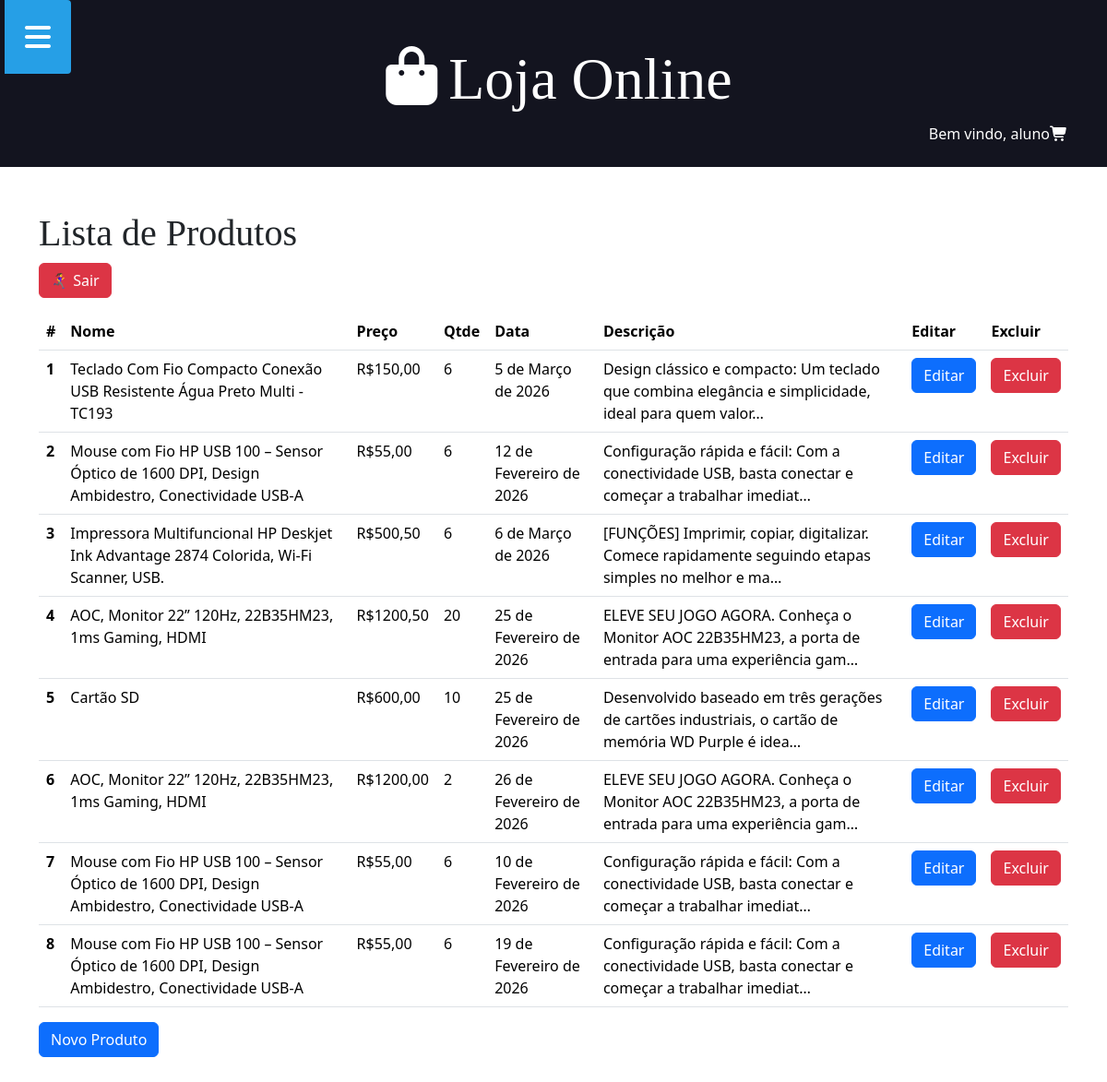
The page /produto (signed in) on the database as committed earlier.
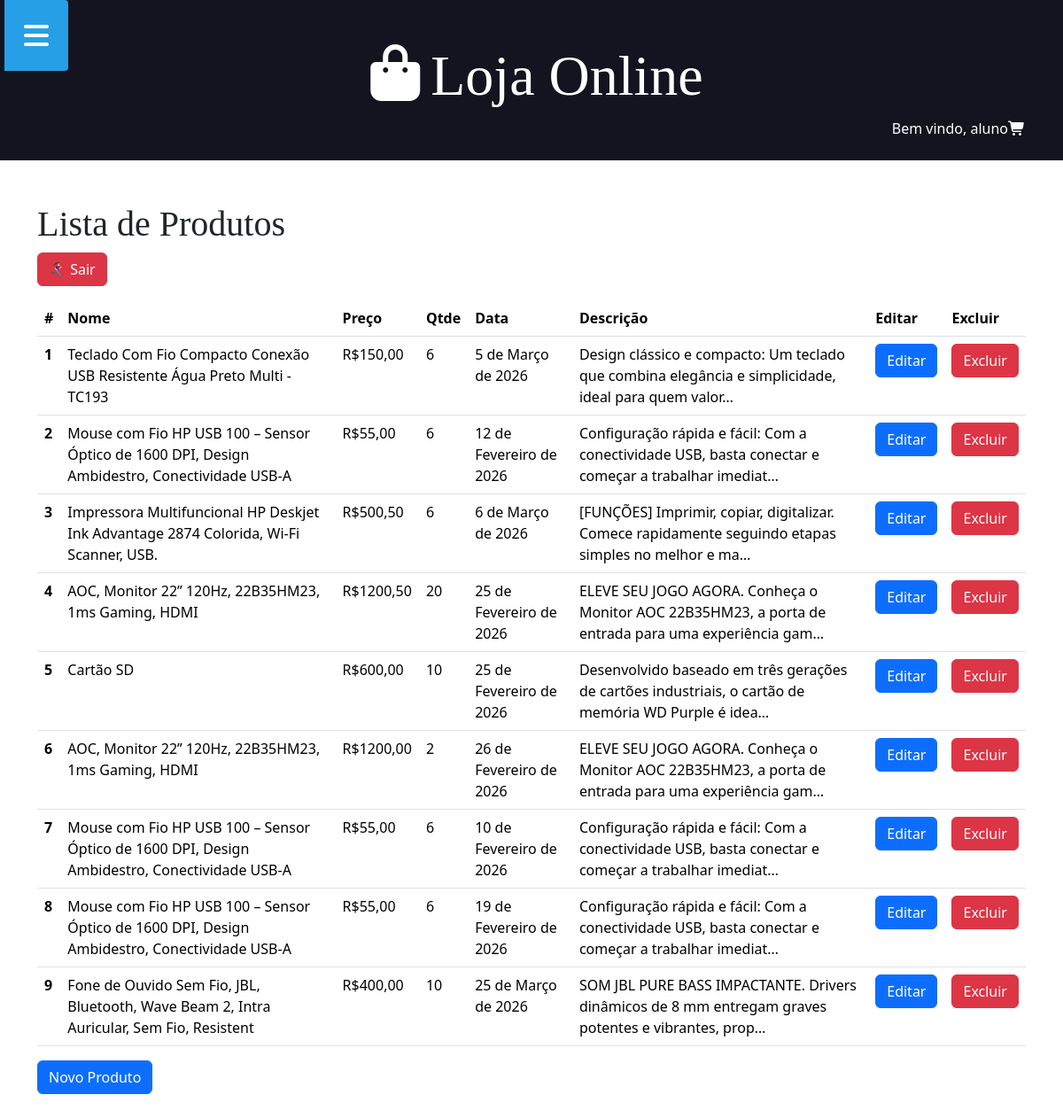
The same page on the database as committed later.
### aplicacao/models.py (models this page shows, shortened)
class Produto(models.Model):
    nome = models.CharField(max_length=100, null=True, blank=True)
    preco = models.DecimalField(decimal_places=2, max_digits=10, null=True, blank=True)
    qtde = models.IntegerField(null=True, blank=True)
    descricao = models.TextField(null=True, blank=True)
    data = models.DateField(null=True, blank=True)
    imagem = models.ImageField(upload_to='produtos/', null=True, blank=True)

### aplicacao/views.py (the view)
# urls.py: path('produto', produto, name="urlproduto"),
@login_required(login_url="urlentrar")
def produto(request):
    produtos = Produto.objects.all()
    context = {'produtos': produtos}
    return render(request, "produto.html", context)

### aplicacao/templates/produto.html (shortened to what this page needs)
{% extends 'global/base.html' %}
{% block content %}
  <div class="container">
    <h1>Lista de Produtos</h1>
    <div class="mb-3">
      <a href="{% url 'urlsair' %}" class="btn btn-danger">🏃‍♀️‍➡️ Sair</a>
    </div>
    <table class="table table-hover">
      <thead>
        <tr>
          <th scope="col">#</th>
          <th scope="col">Nome</th>
          <th scope="col">Preço</th>
          <th scope="col">Qtde</th>
          <th scope="col">Data</th>
          <th scope="col">Descrição</th>
          <th scope="col">Editar</th>
          <th scope="col">Excluir</th>
        </tr>
      </thead>
      {% for p in produtos %}
        <tbody>
          <tr>
            <th scope="row">{{ forloop.counter }}</th>
            <td>{{ p.nome }}</td>
            <td>R${{ p.preco }}</td>
            <td>{{ p.qtde }}</td>
            <td>{{ p.data }}</td>
            <td>{{ p.descricao | truncatechars:100 }}</td>
            <td>
              <form action="{% url 'urleditarProduto' p.id %}" method="GET">
                <input type="submit" value="Editar" class="btn btn-primary" />
              </form>
            </td>
            <td>
              <form action="{% url 'urlexcluirProduto' p.id %}" method="POST">
                <input type="submit" value="Excluir" class="btn btn-danger" />
              </form>
            </td>
          </tr>
        </tbody>
      {% endfor %}
    </table>
    <form action="{% url 'urlcadastrarProduto' %}" method="POST">
      <input type="submit" value="Novo Produto" class="btn btn-primary" />
    </form>
  </div>
{% endblock %}

Rows that differ between the two databases and show on the page:
added Produto: nome "Fone de Ouvido Sem Fio, JBL, Bluetooth, Wave Beam 2, Intra Auricular, Sem Fio, Resistent", preco "400,00", qtde "10", data "25 de Março de 2026", descricao "SOM JBL PURE BASS IMPACTANTE. Drivers dinâmicos de 8 mm entregam graves potentes e vibrantes, prop…"
